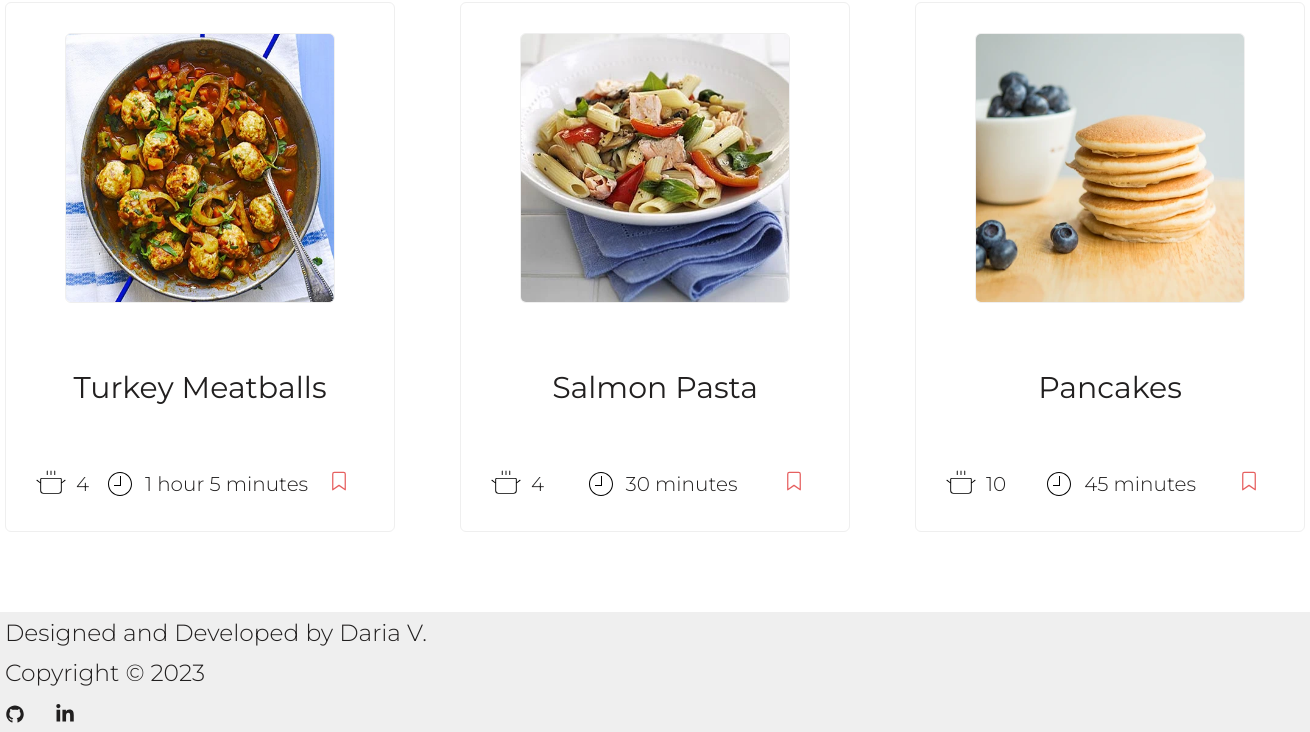
The app's page / (lower part), older data.
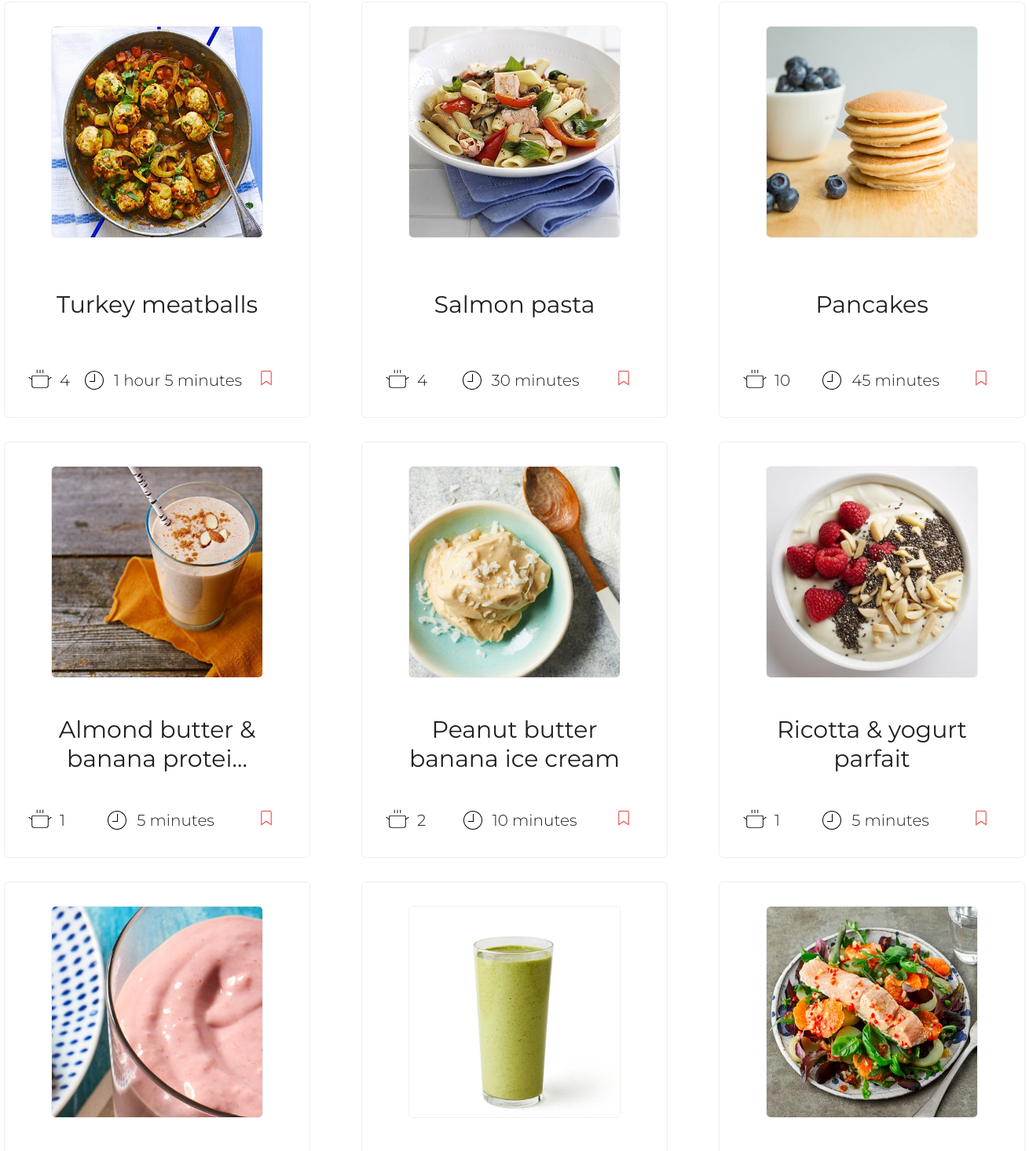
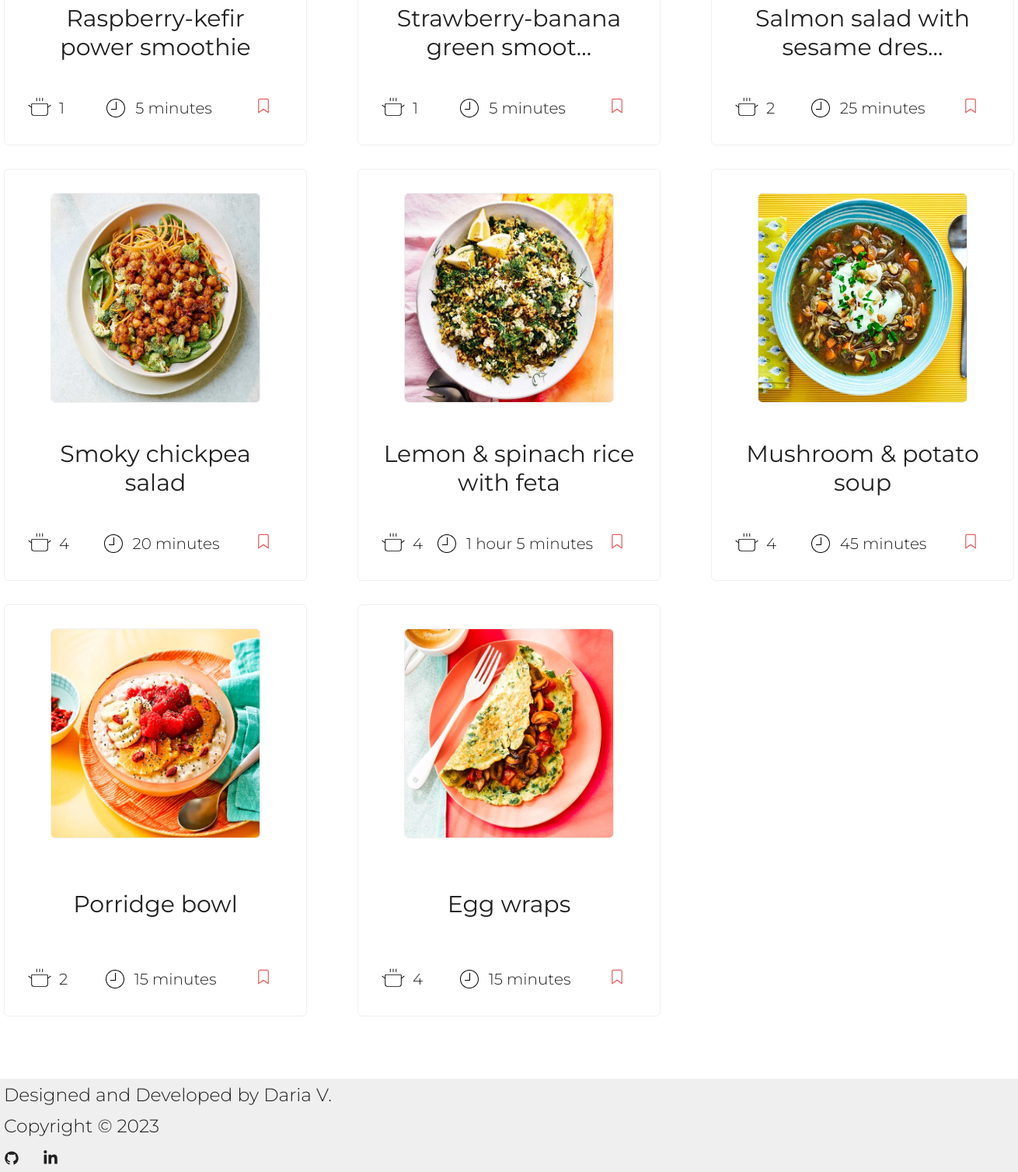
The same page, newer data (2 pictures, top to bottom).
### recipes/models.py (models this page shows, shortened)
class Recipe(models.Model):
    CATEGORY_CHOICES = [
        ('Breakfast', 'Breakfast'),
        ('Lunch', 'Lunch'),
        ('Dinner', 'Dinner'),
        ('Snacks', 'Snacks'),
        ('Desserts', 'Desserts'),
        ('Drinks', 'Drinks'),
        ('Miscellaneous', 'Other')
    ]
    STATUS_CHOICES = [
        (True, 'Approved'),
        (False, 'On moderation'),
    ]
    author = models.ForeignKey(User, on_delete=models.CASCADE, null=True, blank=True)
    title = models.CharField(max_length=50)
    portions = models.PositiveIntegerField(default=1, blank=True, null=True)
    cooking_hours = models.PositiveIntegerField(default=0)
    cooking_minutes = models.PositiveIntegerField(default=0)
    image = models.ImageField(upload_to=recipe_image_path)
    category = models.CharField(max_length=20, choices=CATEGORY_CHOICES)
    ingredients = models.TextField()
    steps = models.TextField()
    is_approved = models.BooleanField(default=False, choices=STATUS_CHOICES)
    date_created = models.DateTimeField(auto_now_add=True)

### home/views.py (the view)
# urls.py: path('', views.get_recipes, name='recipes'),
def get_recipes(request):
    recipes = Recipe.objects.filter(is_approved=True)
    try:
        favorite_recipes = [favorite.favorite_recipe for favorite in request.user.profile.favorite_set.all()]
    except AttributeError:
        favorite_recipes = ''
    if request.GET.get('sort_by'):
        recipes, sort_query = get_sorted_recipes(request)
    context = {'recipes': recipes, 'favorites': favorite_recipes}
    return render(request, 'home/home.html', context)

### templates/home/home.html (shortened to what this page needs)
{% extends 'base/base.html' %}
{% load static %}
{% block css %}
<link rel="stylesheet" href="{% static 'home/css/home.css' %}">
{% endblock %}
{% block content %}
<section class="home-page">
    <section class="all-approved-recipes container">
        <div class="recipes ">
            <div class="all-recipes">
                {% for recipe in recipes %}
                <div class="sp-recipe">
                    <div class="recipe-image">
                        <a href="{% url 'specific-recipe' recipe.id %}">
                            <img src="{{ recipe.image.url }}" alt="Recipe Image">
                        </a>
                    </div>
                    <div class="recipe-title">
                        <a href="{% url 'specific-recipe' recipe.id %}">
                            <h2>{{ recipe.title|truncatechars:30 }}</h2></a>
                    </div>
                    <div class="recipe-short-info">
                        <div class="recipe-portions info">
                            <img src="{% static 'recipes/images/pot-svg.svg' %}" alt="Pot">
                            <span>{{ recipe.portions }}</span>
                        </div>
                        <div class="recipe-cooking-time info">
                            <img src="{% static 'recipes/images/clock-svg.svg' %}" alt="Clock">
                            {% if recipe.cooking_hours != 0 and recipe.cooking_minutes != 0 %}
                            <span>{{ recipe.cooking_hours }} hour{{ recipe.cooking_hours | pluralize:'s' }}
                                {{ recipe.cooking_minutes }} minute{{ recipe.cooking_minutes | pluralize:'s' }}</span>
                            {% elif recipe.cooking_hours != 0 and recipe.cooking_minutes == 0 %}
                            <span>{{ recipe.cooking_hours }} hour{{ recipe.cooking_hours | pluralize:'s' }}</span>
                            {% elif recipe.cooking_hours == 0 and recipe.cooking_minutes != 0 %}
                            <span>{{ recipe.cooking_minutes }} minute{{ recipe.cooking_minutes | pluralize:'s' }}
                                </span>
                            {% endif %}
                        </div>
                        <div class="add-recipe-to-favorites info">
                            {% if recipe in favorites %}
                            <a class="button-favorites-link button-link"
                               href="{% url 'delete-from-favorites' recipe.id %}">
                                <img src="{% static 'user/images/filled-bookmark-svg.svg' %}" alt="Bookmark">
                            </a>
                            {% else %}
                            <a class="button-favorites-link button-link"
                               href="{% url 'add-to-favorites' recipe.id %}">
                                <img src="{% static 'user/images/bookmark-svg.svg' %}" alt="Bookmark">
                            </a>
                            {% endif %}
                        </div>
                    </div>
                </div>
                {% endfor %}
            </div>
        </div>
    </section>
</section>
{% endblock %}

Row changes from the older to the newer data that the page shows:
changed Recipe: title "Turkey Meatballs" → "Turkey meatballs"
changed Recipe: title "Salmon Pasta" → "Salmon pasta"
added Recipe: image (picture), title "Almond butter & banana protei…", portions "1", cooking_minutes "5", cooking_minutes|pluralize "s"
added Recipe: image (picture), title "Peanut butter banana ice cream", portions "2", cooking_minutes "10", cooking_minutes|pluralize "s"
added Recipe: image (picture), title "Ricotta & yogurt parfait", portions "1", cooking_minutes "5", cooking_minutes|pluralize "s"
added Recipe: image (picture), title "Raspberry-kefir power smoothie", portions "1", cooking_minutes "5", cooking_minutes|pluralize "s"
added Recipe: image (picture), title "Strawberry-banana green smoot…", portions "1", cooking_minutes "5", cooking_minutes|pluralize "s"
added Recipe: image (picture), title "Salmon salad with sesame dres…", portions "2", cooking_minutes "25", cooking_minutes|pluralize "s"
added Recipe: image (picture), title "Smoky chickpea salad", portions "4", cooking_minutes "20", cooking_minutes|pluralize "s"
added Recipe: image (picture), title "Lemon & spinach rice with feta", portions "4", cooking_hours "1", cooking_minutes "5", cooking_minutes|pluralize "s"
added Recipe: image (picture), title "Mushroom & potato soup", portions "4", cooking_minutes "45", cooking_minutes|pluralize "s"
added Recipe: image (picture), title "Porridge bowl", portions "2", cooking_minutes "15", cooking_minutes|pluralize "s"
added Recipe: image (picture), title "Egg wraps", portions "4", cooking_minutes "15", cooking_minutes|pluralize "s"
